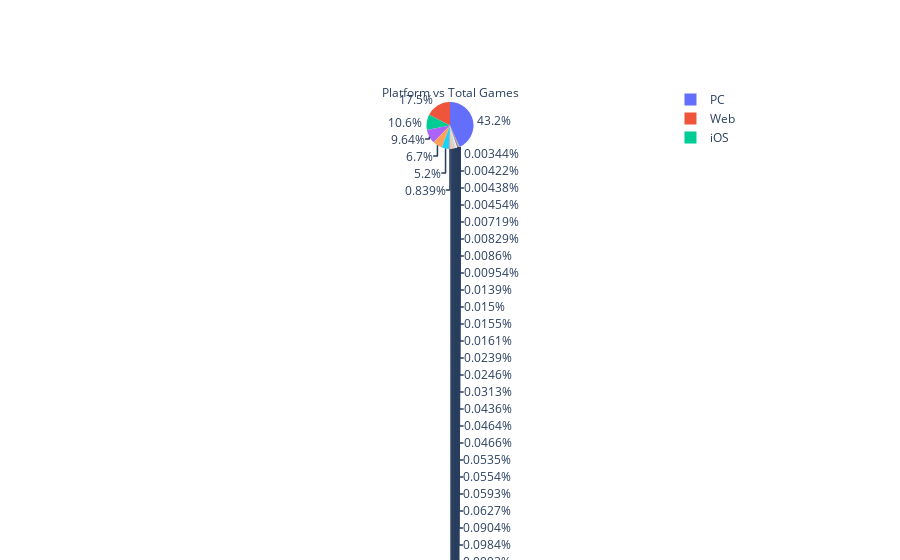

The code cell stored with this chart in its notebook:
### Code cell
#Pie chart for Platform Info
fig = go.Figure(data=[go.Pie(labels=df_platforms['platform'], values=df_platforms['games_count'].values,title="Platform vs Total Games")])
fig.show()

### Figure 1 — Plotly figure (JSON) as saved in the notebook; plotly's stock layout.template omitted (floating-point values rounded to 4 significant figures)
{"data": [{"labels": ["PC", "PlayStation 5", "Xbox One", "PlayStation 4", "Xbox Series S/X", "Nintendo Switch", "iOS", "Android", "Nintendo 3DS", "Nintendo DS", "Nintendo DSi", "macOS", "Linux", "Xbox 360", "Xbox", "PlayStation 3", "PlayStation 2", "PlayStation", "PS Vita", "PSP", "Wii U", "Wii", "GameCube", "Nintendo 64", "Game Boy Advance", "Game Boy Color", "Game Boy", "SNES", "NES", "Classic Macintosh", "Apple II", "Commodore / Amiga", "Atari 7800", "Atari 5200", "Atari 2600", "Atari Flashback", "Atari 8-bit", "Atari ST", "Atari Lynx", "Atari XEGS", "Genesis", "SEGA Saturn", "SEGA CD", "SEGA 32X", "SEGA Master System", "Dreamcast", "3DO", "Jaguar", "Game Gear", "Neo Geo", "Web"], "title": {"text": "Platform vs Total Games"}, "type": "pie", "values": [276452, 103, 4043, 5365, 99, 3497, 67558, 33222, 1717, 2288, 28, 61654, 42829, 2690, 673, 3608, 1835, 1524, 1926, 1562, 1268, 2332, 635, 354, 914, 379, 578, 834, 900, 629, 401, 2026, 53, 61, 279, 29, 298, 812, 55, 22, 806, 297, 153, 46, 200, 342, 89, 27, 157, 96, 111659]}], "layout": {}}
